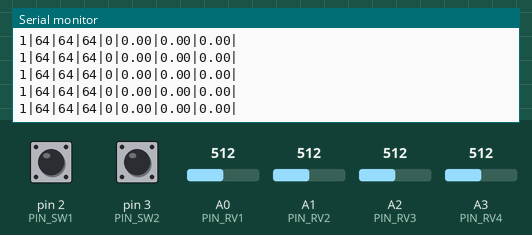
Bench run of a sketch on a simulated Arduino Uno, built with avr-gcc and run on an emulated ATmega328P. On the bench: the last lines printed to the serial monitor. The test bench sets the inputs (shaded band); at power-on: A1 (PIN_RV2) = 512, pin 2 (PIN_SW1) LOW, pin 3 (PIN_SW2) LOW, A0 (PIN_RV1) = 512, A2 (PIN_RV3) = 512, A3 (PIN_RV4) = 512.

Above: at 7.2 s.
7.3 s: A1 (PIN_RV2) set to 622
At 8.4 s:
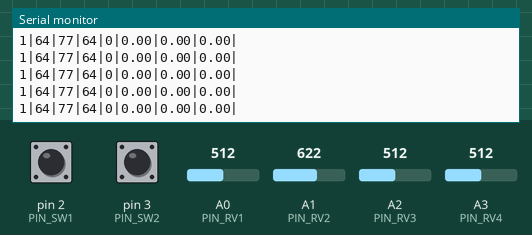
10.3 s: A1 (PIN_RV2) set to 658
At 11.1 s:
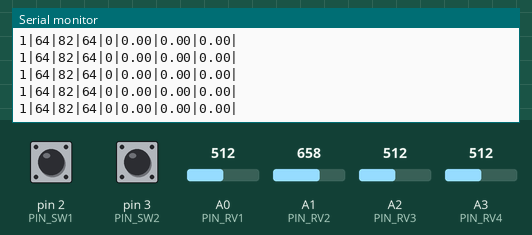
Timing chart, 0 to 13.3 s (numbered marks = the images above; inputs shaded):
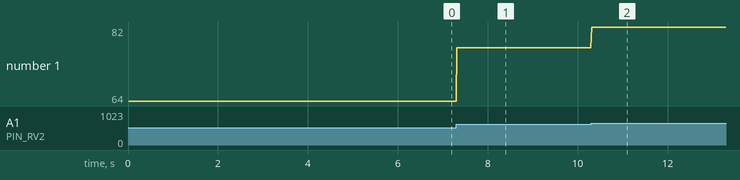

Measured:
- after the input at 7.3 s, the serial monitor: prints a new line at once (image 1)
- after the input at 10.3 s, the serial monitor: prints a new line at once (image 2)
- plotted number 1: 64 → 77 after the input at 7.3 s, 77 → 82 after the input at 10.3 s

The sketch:

symbotUIproto.ino
```cpp
/**
 *  Simulate partially the glove and send data to Serial
 *    JOG MODE (possibility to use for AI & CART MODE => not tested)
 *        Button One      => Select mode (0)
 *        Button Two      => LOW : Gripper close | HIGH : Gripper open
 *        Potentiometer 1 => Simulate Flex 1 [0-128] no unit for J1
 *        Potentiometer 2 => Simulate Flex 2 [0-128] no unit for J2
 *        Potentiometer 3 => Simulate Flex 3 [0-128] no unit for J3
 *        Potentiometer 4 => Simulate Hand's rotation (3th IMU's data)
 *    JOINT MODE (Not implemented in Application)
 *        Button One      => Select mode (3)
 *        Button Two      => Don't care
 *        Potentiometer 1 => Simulate Flex 1 [0-360]° for J1
 *        Potentiometer 2 => Simulate Flex 2 [0-360]° for J2
 *        Potentiometer 3 => Simulate Flex 3 [0-360]° for J3
 *        Potentiometer 4 => Simulate Flex 4 [0-180]° for SW1
 *
 *  Simulation with a ATmega2560 and gro420-shield
 *    gro420-shield :
 *      - 4x potentiometer 10K
 *      - 2x switch push (button) | Pull-down with resistor 10K
 */

#include <stdint.h>

#define PIN_SW1 2
#define PIN_SW2 3
#define PIN_RV1 A0
#define PIN_RV2 A1
#define PIN_RV3 A2
#define PIN_RV4 A3

const uint8_t NB_FLEX   = 4;
const uint8_t NB_IMU    = 3;

const String SEPARATOR  = "|";

struct Msg{
  uint8_t  Mode;
  uint16_t Flex[NB_FLEX];
  float    IMU[NB_IMU];
};
// Create & initiale message's datas
Msg msg = {1,0,0,0,0,0,0,0};
// Data for Joint Mode
uint16_t joint[NB_FLEX] = {0};

void fetchMode();
void fetchPot();
void fetchGrippper();
void fetchRotZ();
void sendMessage();

void setup() {
  // Configures Buttons Pin
  pinMode(PIN_SW1,INPUT);
  pinMode(PIN_SW2,INPUT);

  //Initialize serial and wait for port to open:
  Serial.begin(57600);
  while (!Serial) {
    ; // wait for serial port to connect. Needed for native USB port only
  }

}

void loop() {
  // put your main code here, to run repeatedly:
  fetchMode();
  fetchPot();
  fetchGrippper();
  fetchRotZ();
  sendMessage();
}

// Simulate select mode with 1st button
void fetchMode(){
  static uint8_t lastButtonState=0;
  static uint32_t debounceDelay = 1000;
  static uint32_t lastDebounceTime = 0;
  static uint8_t buttonState = 0;

  // read the state of the switch into a local variable:
  uint8_t reading = digitalRead(PIN_SW1);

  // check to see if you just pressed the button
  // (i.e. the input went from LOW to HIGH), and you've waited long enough
  // since the last press to ignore any noise:

  // If the switch changed, due to noise or pressing:
  if (reading != lastButtonState) {
    // reset the debouncing timer
    lastDebounceTime = micros();
  }

  if ((micros() - lastDebounceTime) > debounceDelay) {
    // whatever the reading is at, it's been there for longer than the debounce
    // delay, so take it as the actual current state:

    // if the button state has changed:
    if (reading != buttonState) {
      buttonState = reading;

      // only change mode if the new button state is HIGH
      if (buttonState == HIGH) {
        msg.Mode = ++msg.Mode%5;
      }
    }
  }

  // save the reading. Next time through the loop, it'll be the lastButtonState:
  lastButtonState = reading;
}

// Simulate Open/Close gripper with 2th button in JOG MODE
void fetchGrippper(){
  static uint8_t lastButtonState=0;
  static uint32_t debounceDelay = 1000;
  static uint32_t lastDebounceTime = 0;
  static uint8_t buttonState = 0;

  // read the state of the switch into a local variable:
  uint8_t reading = digitalRead(PIN_SW2);

  // check to see if you just pressed the button
  // (i.e. the input went from LOW to HIGH), and you've waited long enough
  // since the last press to ignore any noise:

  // If the switch changed, due to noise or pressing:
  if (reading != lastButtonState) {
    // reset the debouncing timer
    lastDebounceTime = micros();
  }

  if ((micros() - lastDebounceTime) > debounceDelay) {
    // whatever the reading is at, it's been there for longer than the debounce
    // delay, so take it as the actual current state:

    // if the button state has changed:
    if (reading != buttonState) {
      buttonState = reading;

      // only toggle the gripper if the new button state is HIGH
      if (buttonState == HIGH) {
        msg.Flex[3] = msg.Flex[3] == 0 ? 100: 0;
      }
    }
  }

  // save the reading. Next time through the loop, it'll be the lastButtonState:
  lastButtonState = reading;
}

// Simulate 3 first flex with 3 potentiometers
void fetchPot(){
  for(uint8_t i = 0; i < NB_FLEX-1 ; ++i){
    msg.Flex[i] = analogRead(i+PIN_RV1)*0.125;  // y = ((100-0)/(1024-0))*x
    joint[i] = analogRead(i+PIN_RV1)*0.3515625; // y = ((360-0)/(1024-0))*x
  }

  // Value for gripper between [0, 180]° in JOINT MODE
  joint[3] = analogRead(PIN_RV4)*0.17578125; // y = ((180-0)/(1024-0))*x
}

// Simulate 3th IMU's data with 4th potentiometer in JOG MODE
void fetchRotZ(){
  msg.IMU[2] = analogRead(PIN_RV4)*0.001953125-1.0; // y = ((1-(-1))/(1024-0))*x-1.0
}

// Send message to Raspberry PI (Serial Communication)
void sendMessage(){
  static uint32_t lastTimeSend = 0;
  uint32_t timeSend = millis();

  // Send message @ 100 Hz
  if ((timeSend - lastTimeSend ) > 10) {
    lastTimeSend = timeSend;

    String data = String(msg.Mode)+SEPARATOR;
    if(msg.Mode == 3){                                      // Joint Mode
      for(uint16_t flex : joint)
        data += String(flex)+SEPARATOR;
    }
    else {                                                  // Other Mode
      for(uint8_t flex : msg.Flex)
        data += String(flex)+SEPARATOR;
    }
    for(float imu : msg.IMU)
      data += String(imu)+SEPARATOR;
    Serial.println(data);
  }
}
```
